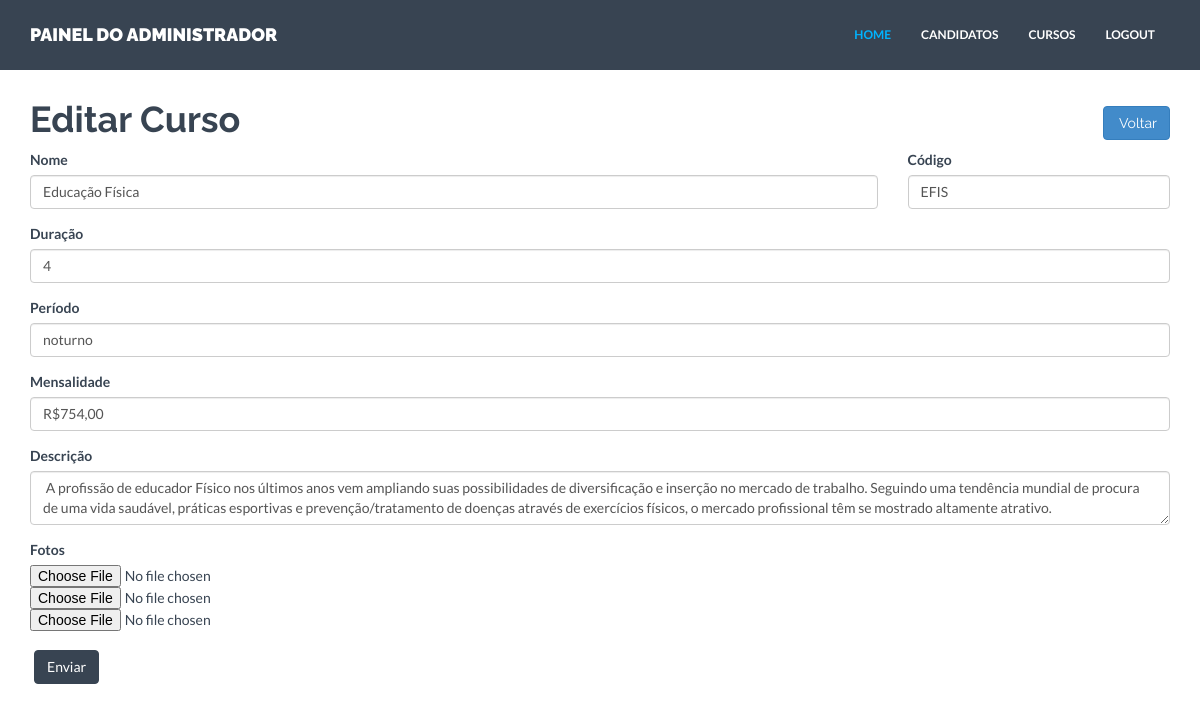
Screenshot of /admin/editar_curso.php?id=10 (signed in) with the database file from the repository.
### tables this page shows
CREATE TABLE IF NOT EXISTS `curso` (
  `idcurso` int(11) NOT NULL AUTO_INCREMENT,
  `cod` varchar(12) NOT NULL,
  `nome` varchar(150) NOT NULL,
  `duracao` int(11) NOT NULL,
  `periodo` varchar(11) NOT NULL,
  `mensalidade` varchar(15) NOT NULL,
  `descricao` varchar(1000) NOT NULL,
  `foto1` varchar(200) NOT NULL,
  `foto2` varchar(200) NOT NULL,
  `foto3` varchar(200) NOT NULL,
  PRIMARY KEY (`idcurso`),
  UNIQUE KEY `cod` (`cod`)
);

### admin/editar_curso.php (the view, shortened to what this page needs)
<?php
include "header.php";
?>
<div id="page-wrapper">
    <div class="container mtb">
        <div class="row">
            <div class="col-md-10">
                <h1>Editar Curso</h1>
            </div>
            <div class="col-md-2 text-right">
                <h1><a href="cursos.php" class="btn btn-primary"><span class="glyphicon glyphicon-menu-left" aria-hidden="true"></span> Voltar</a></h1>
            </div>
            <?php
            $link = DBConnect();
            $id = $_GET["id"];
            $query_list = "SELECT * FROM curso WHERE idcurso='$id'";
            if ($result = $link->query($query_list)) {
                while ($row = $result->fetch_row()) {
            ?>
            <br/>
            <form role="form" class="form-format" enctype= "multipart/form-data" name="form_curso" method="post" action="#">
                <div class="col-lg-9">
                    <div class="form-group">
                        <label for="nome">Nome</label>
                        <input type="text" class="form-control" id="nome" name="cNome" maxlength="148" value="<?= $row[2] ?>" autofocus required>
                    </div>
                </div>
                <div class="col-lg-3">
                    <div class="form-group">
                        <label for="cod">Código</label>
                        <input type="text" class="form-control" id="cod" name="cCod" maxlength="10" value="<?= $row[1] ?>" required>
                    </div>
                </div>
                <div class="col-lg-12">
                    <div class="form-group">
                        <label for="duracao">Duração</label>
                        <input type="text" class="form-control" id="duracao" name="cDuracao" value="<?= $row[3] ?>" required>
                    </div>
                    <div class="form-group">
                        <label for="periodo">Período</label>
                        <input type="text" class="form-control" id="periodo" name="cPeriodo" maxlength="10" value="<?= $row[4] ?>" required>
                    </div>
                    <div class="form-group">
                        <label for="mensalidade">Mensalidade</label>
                        <input type="text" class="form-control" id="mensalidade" name="cMensalidade" maxlength="14" value="<?= $row[5] ?>" required>
                    </div>
                    <div class="form-group">
                        <label for="descricao">Descrição</label>
                        <textarea id="descricao"  name="cDescricao" class="form-control"  maxlength="999" required><?= $row[6] ?></textarea>
                    </div>
                    <div class="form-group">
                        <label for="foto1">Fotos </label>
                        <input id="foto1" name="foto1" type="file" class="filestyle" data-placeholder="No file" required>
                        <input id="foto2" name="foto2" type="file" class="filestyle" data-placeholder="No file" required>
                        <input id="foto3" name="foto3" type="file" class="filestyle" data-placeholder="No file" required>
                    </div>
                    <input type="submit" class="btn btn-theme" name="tEnviar" id="cEnviar" value="Enviar" />
                </div>
            </form>
 <?php
                }
            }
?>
        </div>
    </div>
</div>
<?php
include "footer.php";
?>

### assets/css/style.css (style rules this page uses)
* { margin: 0; padding: 0px; }
body { background: #ffffff; margin: 0; height: 100%; color: #384452; font-family: 'Lato', sans-serif; font-weight: 400; }
h1, h2, h3, h4, h5, h6 { font-family: 'Raleway', sans-serif; font-weight: 700; }
a { padding: 0; margin: 0; text-decoration: none; -webkit-transition: background-color .4s linear, color .4s linear; -moz-transition: background-color .4s linear, color .4s linear; -o-transition: background-color .4s linear, color .4s linear; -ms-transition: background-color .4s linear, color .4s linear; transition: background-color .4s linear, color .4s linear; }
.btn-theme { color: #fff; background-color: #384452; border-color: #384452; margin: 4px; }
.mtb { margin-top: 80px; margin-bottom: 80px; }

### rows the page displays
curso: cNome "Educação Física", cCod "EFIS", cDuracao "4", cPeriodo "noturno", cMensalidade "R$754,00", cDescricao "A profissão de educador Físico nos últimos anos vem ampliando suas possibilidades de diversificação e inserção no mercado de trabalho. Seguindo uma tendência mundial de procura de uma vida saudável, práticas esportivas e prevenção/tratamento de doenças através de exercícios físicos, o mercado profissional têm se mostrado altamente atrativo."
